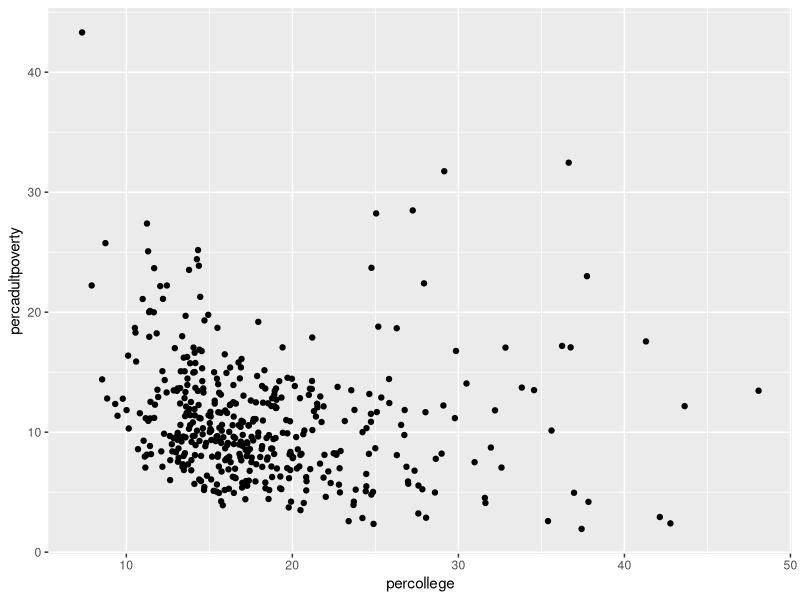
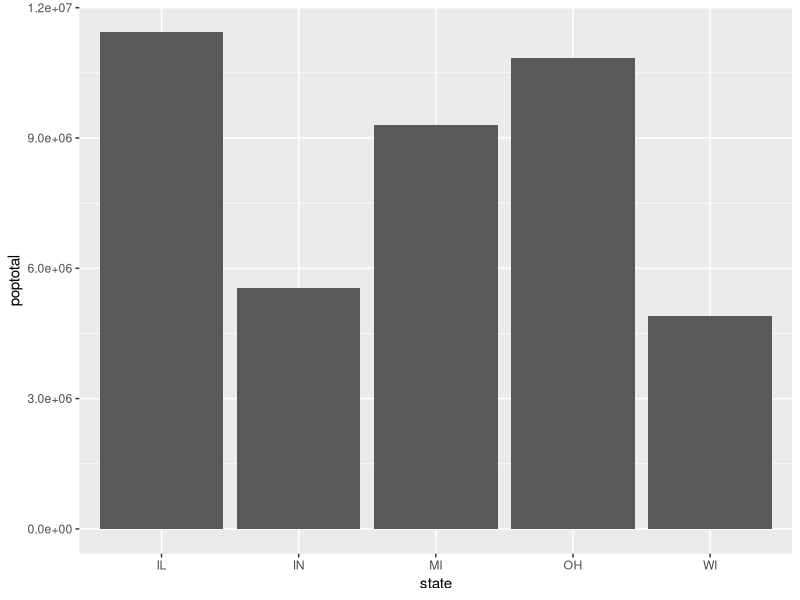
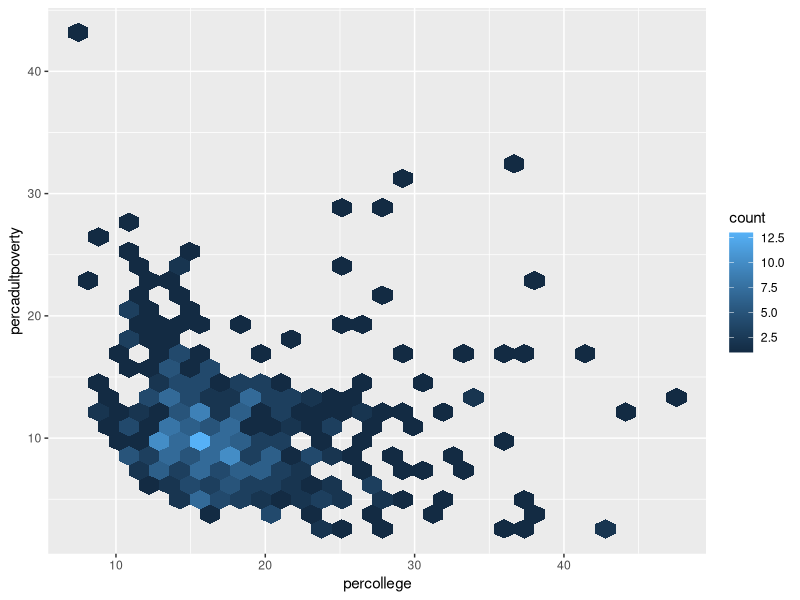
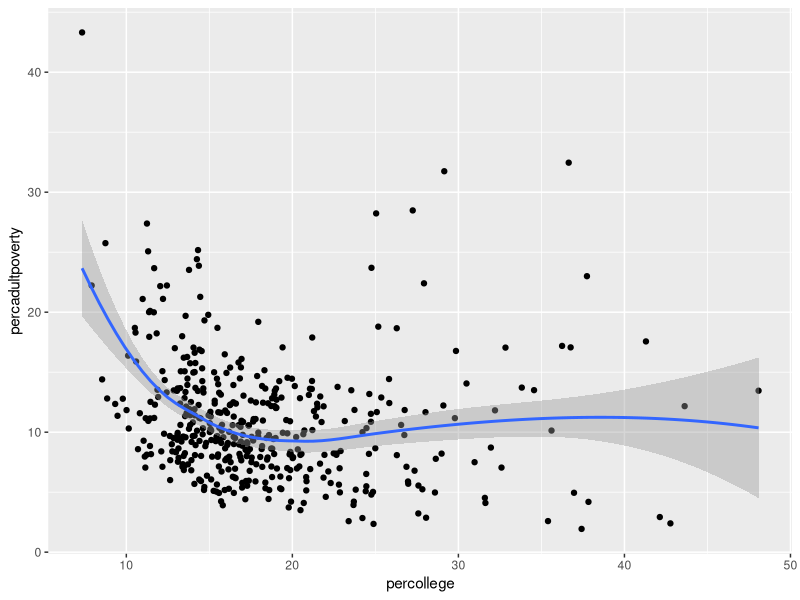
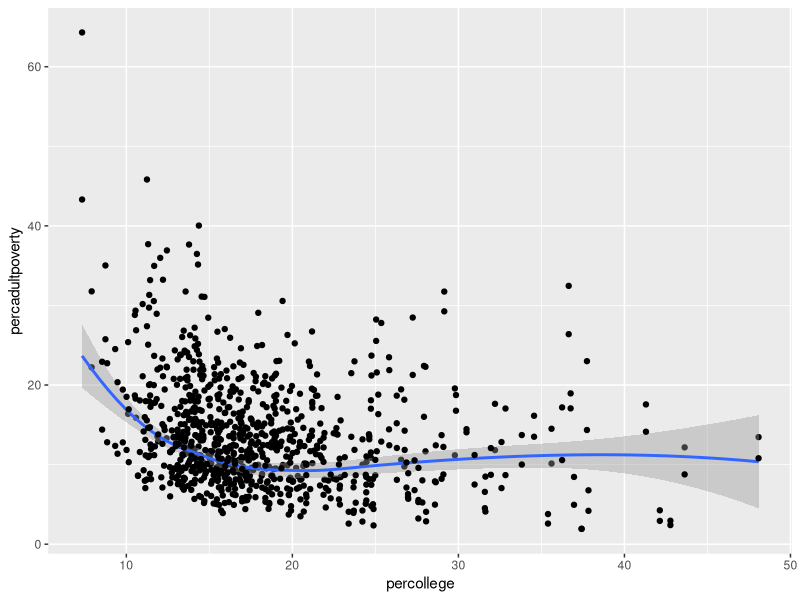
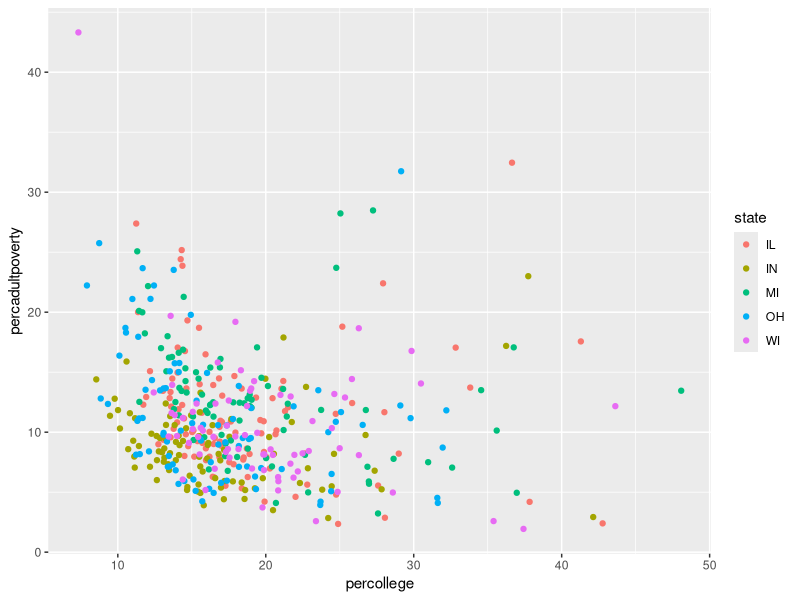
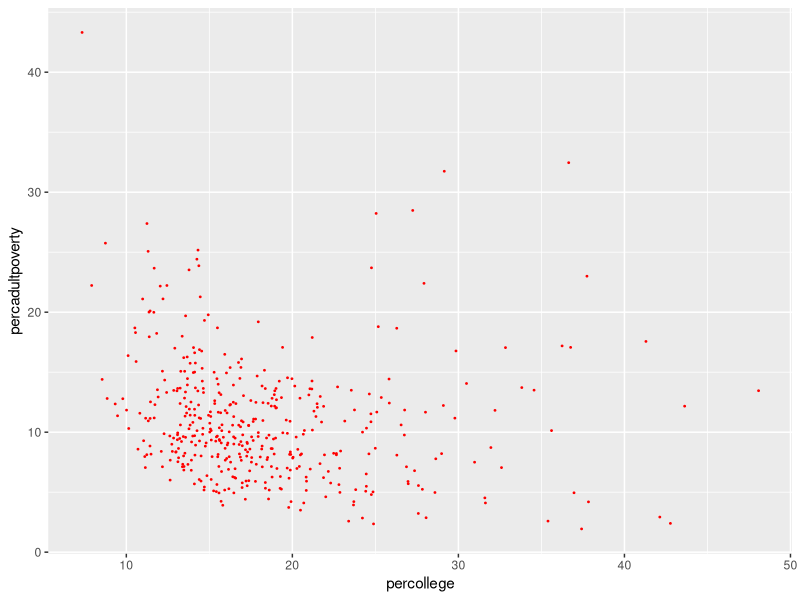
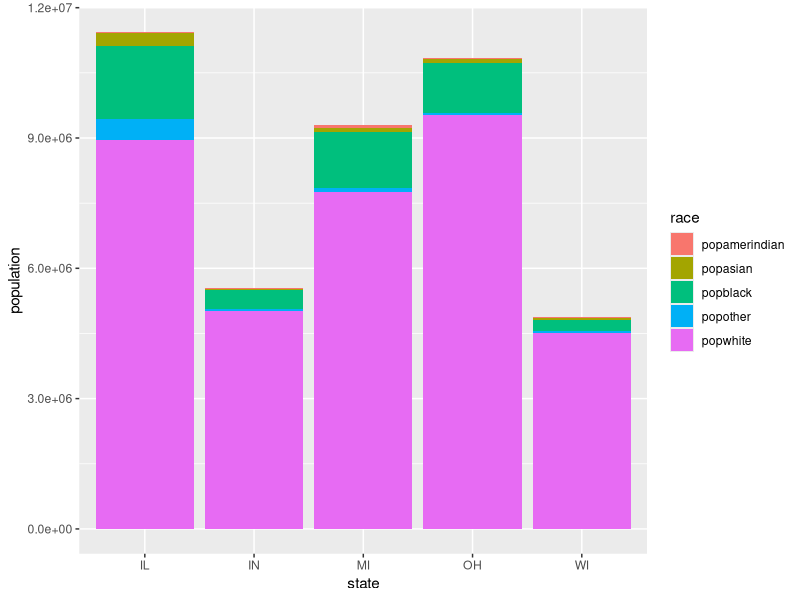

Recreate these plots in R, in order.
########## ggplot2 ##########

install.packages("ggplot2")
library("ggplot2")

install.packages("hexbin")
library("hexbin")

library("dplyr")

library("tidyr")

####### plotting midwest built-in data set within ggplot2 #####
View(midwest)

ggplot(midwest) +  # this will plot a blank canvas, the layers on canvas are added with "+"
  geom_point(mapping = aes( # there are a list of geom_functions that can be called by geom_"some function", here geom_point present each data point with a dot
    x = percollege, y = percadultpoverty # aes define x and y axis, if the labels are strings you can use aes_string() instead
  ))

ggplot(midwest) +
  geom_col(mapping = aes(x = state, y = poptotal))

ggplot(data = midwest) +
  geom_hex(mapping = aes(x = percollege, y = percadultpoverty)) # error: Package `hexbin` required for `stat_binhex`, so installed package above

ggplot(data = midwest) +
  geom_point(mapping = aes(x = percollege, y = percadultpoverty)) +
  geom_smooth(mapping = aes(x = percollege, y = percadultpoverty))

#### if we have two or more geom_functions that share the same mapping we can use below
ggplot(data = midwest, mapping = aes(x = percollege, y = percadultpoverty)) +
  geom_point() +
  geom_smooth() +
  geom_point(mapping = aes(y = percchildbelowpovert)) # this geometry uses x from ggploy but uses this y instead hoever the y-axis label is still the original ggploy y-axis name
          
# use aesthetic mapping for coloring some data
ggplot(data = midwest) +
  geom_point(
    mapping = aes(x = percollege, y = percadultpoverty, color = state) # this will dedicate a color for each state name in column "state"
  )

ggplot(data = midwest) +
  geom_point(mapping = aes(x = percollege, y = percadultpoverty), color = "red", size = 0.3) # this will color each data point red with a size of 0.3

# using dplyr and tidyr commands to wrangle data and prepare the data order required for a specific ggplotting
state_race_long <- midwest %>%
  select(state, popwhite, popblack, popamerindian, popasian, popother) %>%
  gather(key = race, value = population, -state)
View(state_race_long)
# create stacked bar chart
ggplot(state_race_long) +
  geom_col(mapping = aes(x = state, y =population, fill = race)) # fill will collor inside the bar whereas color only color the data point

# the above plot overlap the population for all races in each state but in order to avoid overlap we can use filling to 100% by using position = "fill"
ggplot(state_race_long) +
  geom_col(mapping = aes(x = state, y = population, fill = race), position = "fill")

# comparitively you can seperate the population for each reace in each state seperately besides each other by using position = 
"dodge"
ggplot(state_race_long) +
  geom_col(mapping = aes(x = state, y = population, fill = race), position = "dodge")

# use a specific scale and limit for plots
labeled <- midwest %>%
  mutate(location = if_else(inmetro == 0, "Rural", "Urban")) # if inmtero is equal to zero put it as "Rural" in the location new column otherwise put as "Urban"
View(labeled)

wisconsin_data <- labeled %>% filter(state == "WI")
View(wisconsin_data)

michigan_data <- labeled %>% filter(state == "MI")
View(michigan_data)

x_scale <- scale_x_continuous(limits = range(labeled$percollege))
y_scale <- scale_y_continuous(limits = range(labeled$percadultpoverty))
color_scale <- scale_color_discrete(limits = unique(labeled$location)) # define discrete color for a unique set of urban/rural in location column


####### help commands
? midwest
? gather
